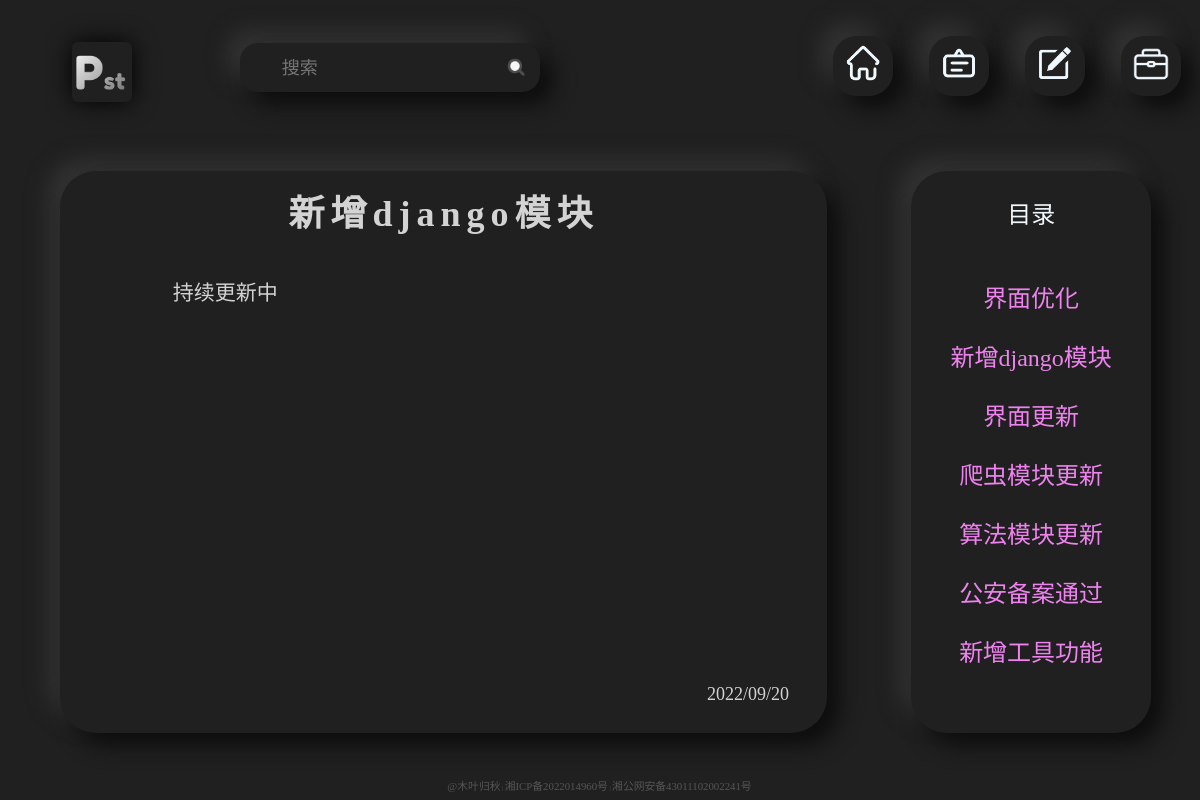
/notice/8, run on the app's committed database.
### index/models.py (models this page shows, shortened)
class Notice(models.Model):
    id = models.IntegerField(primary_key=True)
    title = models.CharField(max_length=30)
    content = models.TextField()
    times = models.CharField(max_length=15)
    class Meta:
        verbose_name = '公告'
        verbose_name_plural = '公告'

### index/views.py (the view)
# urls.py: path('notice/<int:id>', notice, name='notice'),
def notice(request, id):
    notices = Notice.objects.all().order_by('-id')
    if id == 0:
        id = notices[0].id
    content = Notice.objects.filter(id=id)[0]
    return render(request, 'notice.html', locals())

### templates/notice.html (shortened to what this page needs)
{% extends "base.html" %}
{% block static %}
    {% load static %}
    <link rel="stylesheet" href="{% static 'index/notice.css' %}">
{% endblock %}
{% block body %}
    <div class="notice_warp">
        <div class="left">
            <div class="content">
                <h3>{{ content.title }}</h3>
                <pre>{{ content.content }}</pre>
                <span>{{ content.times }}</span>
            </div>
        </div>
        <div class="right">
            <p>目录</p>
            <div class="catalog">
                {% for it in notices %}
                    <p><a href="{% url 'notice' it.id %}">{{ it.title }}</a></p>
                {% endfor %}
            </div>
        </div>
    </div>
{% endblock %}

### publicStatic/base.css (style rules this page uses)
html { font-size: 10px; font-family: 微软雅黑; }
body { background-color: #202020; padding: 0; margin: 0; }

### publicStatic/index/notice.css (style rules this page uses)
.notice_warp { width: 100%; height: 80%; top: 15%; left: 0; position: absolute; }
.left { width: 64%; height: 88%; left: 5%; top: 8%; position: absolute; }
.right { width: 20%; height: 88%; background-color: #202020; right: 4%; top: 8%; position: absolute; border-radius: 6rem; box-shadow: 2rem 2rem 3.5rem #0d0d0d, -2rem -2rem 3.5rem #333333; }
.content { width: 100%; height: 100%; top: 0; position: absolute; border-radius: 6rem; box-shadow: 2rem 2rem 3.5rem #0d0d0d, -2rem -2rem 3.5rem #333333; }
.content h3 { width: 80%; left: 10%; top: -4%; color: lightgray; font-size: 6rem; position: absolute; letter-spacing: 1rem; text-align: center; }
.content pre { width: 80%; left: 10%; top: 15%; color: lightgray; font-size: 3.5rem; text-indent: 6rem; position: absolute; white-space: pre-wrap; font-family: "微软雅黑"; }
.content span { bottom: 5%; right: 5%; font-size: 3rem; color: lightgray; position: absolute; }
.right p { text-align: center; font-size: 4rem; color: aliceblue; }
.catalog { height: 75%; width: 80%; left: 10%; bottom: 10%; position: absolute; overflow-y: scroll; }
.catalog a { text-decoration: none; color: violet; }

### data on the page
Notice: title "新增django模块", content "持续更新中", times "2022/09/20"
Notice: title "界面优化"
Notice: title "界面更新"
Notice: title "爬虫模块更新"
Notice: title "算法模块更新"
Notice: title "公安备案通过"
Notice: title "新增工具功能"
